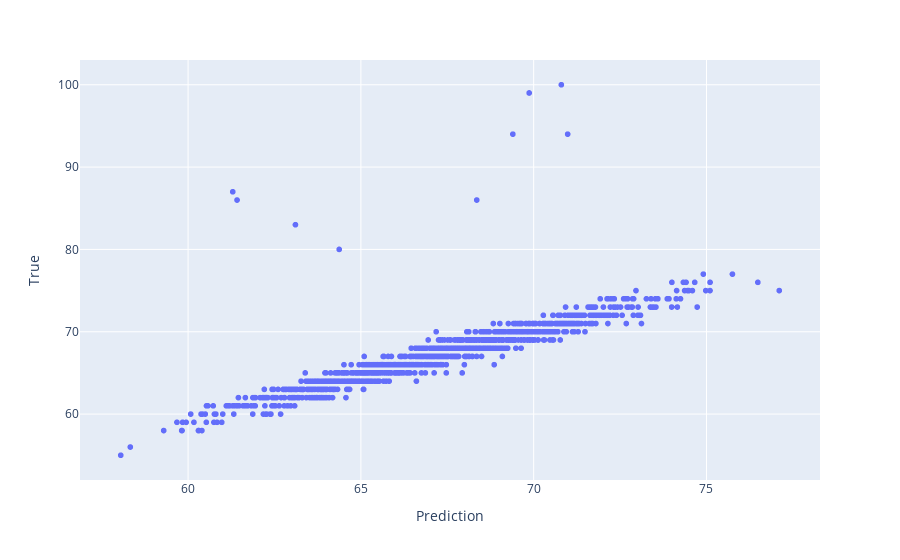

The notebook cell saved with this chart:
### Code cell
fig = px.scatter(
    x = predictions.prediction_label,
    y = y_test,
    labels={'x':'Prediction' ,'y': 'True'}
)

fig.show()

### Figure 1 — Plotly figure (JSON) as saved in the notebook; plotly's stock layout.template omitted (floating-point values rounded to 4 significant figures; data arrays with more than 128 entries replaced by an {"elided": "..."} marker saying what was removed)
{"data": [{"hovertemplate": "Prediction=%{x}<br>True=%{y}<extra></extra>", "legendgroup": "", "marker": {"color": "#636efa", "symbol": "circle"}, "mode": "markers", "name": "", "showlegend": false, "type": "scattergl", "x": {"elided": "1276 float values"}, "xaxis": "x", "y": {"elided": "1276 int values"}, "yaxis": "y"}], "layout": {"legend": {"tracegroupgap": 0}, "margin": {"t": 60}, "xaxis": {"anchor": "y", "domain": [0, 1], "title": {"text": "Prediction"}}, "yaxis": {"anchor": "x", "domain": [0, 1], "title": {"text": "True"}}}}
